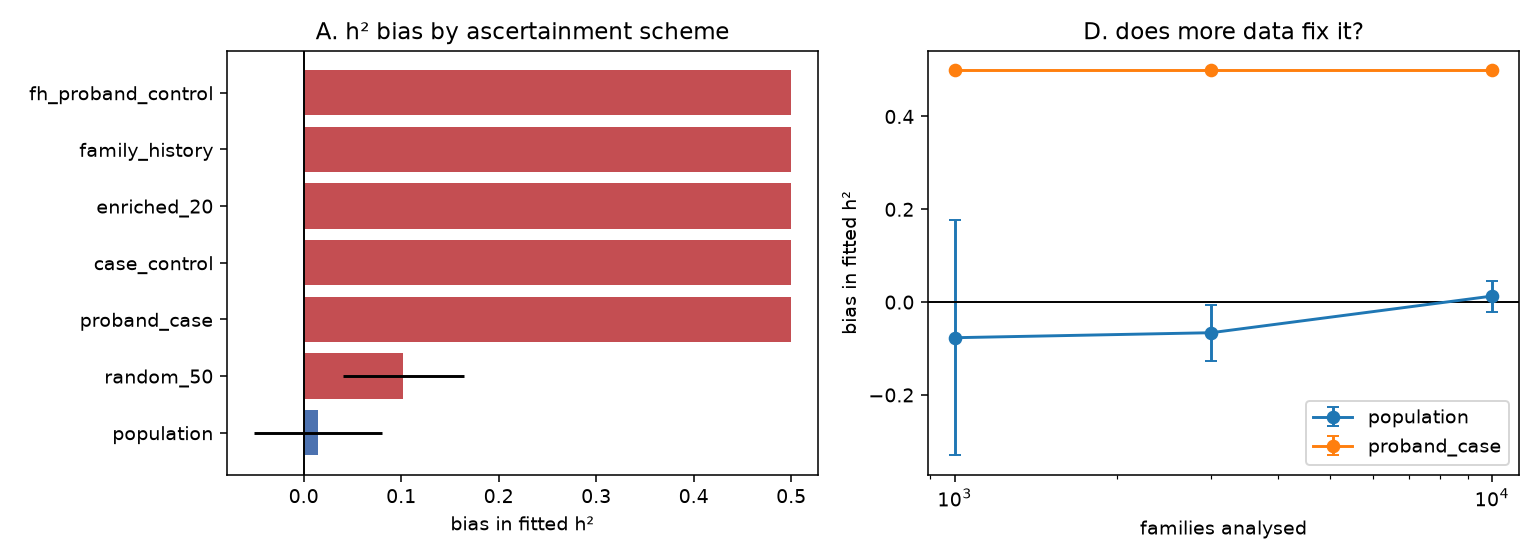

Source code (Python):
"""What ascertainment does to `fit_heritability`, `fit_variance_components` and `fit_genetic_correlation`.

Every other fitter benchmark here draws **unascertained population families**.
This one measures what the fitters do when that contract is violated -- the
evidence behind two 0.3.1 features, so read the arms as the justification for
them rather than as a description of current behaviour:

* `sampling="population"` used to be an honour system (a string check, not a
  data check), so an ascertained cohort fitted straight through. Arms A-F
  measure what it returned. They therefore run under `unguarded()`, since the
  check they motivated would now stop them.
* `sampling="ipw"` with per-family weights corrects the subset of designs whose
  inclusion probability is known and positive everywhere. Arm G measures that,
  and runs through the real gate.

Design. Each replicate draws a **population** of families under a known
liability-threshold model, applies one ascertainment scheme to choose which
families are analysed, and fits the selected subset. Only the selection rule
changes between arms: the generative model, the analysed sample size, the
thresholds and the fitter settings are held fixed, so the contrast is
attributable to ascertainment alone.

Schemes (selection is on the proband `o` unless stated):

  population          every family, no selection        -- the supported contract
  proband_case        affected proband                  -- classic family study
  case_control        50/50 affected/unaffected probands -- standard GWAS cohort
  enriched_20         20% affected probands             -- registry/biobank enrichment
  family_history      >= 1 affected member ANYWHERE     -- note this includes the
                      proband, so it is a strict superset of proband_case
  fh_proband_control  proband unaffected AND >= 1 affected relative -- the
                      contrast that isolates family-history selection, and the
                      design ltpred's own prediction path targets

Six arms:

  A. h2 recovery under every scheme (`fit_heritability`);
  B. A+C recovery under every scheme (`fit_variance_components`);
  C. r_g recovery (`research.advanced_fitting.fit_genetic_correlation`),
     ascertained on trait 1, which also asks whether a *cross-trait* estimand
     inherits the same bias as the within-trait ones;
  D. bias vs N for population and proband_case. This is the arm that decides
     whether ascertainment is a precision problem or an accuracy problem: a
     sampling-noise problem shrinks as 1/sqrt(N), a bias does not.
  E. the same cohort re-fitted at increasing n_iter AND from several starting
     values, to establish that a displaced estimate is a fixed point rather
     than an unfinished run. n_iter=1500 is amply sufficient at every N
     tested; the multi-start is the decisive half, because an ascertained fit
     reaches the ceiling even when started at h2_init=0.05 -- it climbs there
     from below rather than failing to leave.
  F. the Haseman-Elston moment evaluated directly on the selected families'
     TRUE liabilities, centered and uncentered. Arms A-D can only report
     "pinned at the clamp", which is one bit; this arm gives the uncensored
     magnitude of the selected sample's own moment and splits off the
     mean-shift term. It is a decomposition, NOT the cause -- see `_he_moment`
     for the true-h2=0 cell that refutes the causal reading.

Prevalence defaults to 0.05 rather than the 0.10 the other fitter benchmarks
use, because selection intensity -- and therefore the distortion -- grows as the
disease gets rarer. `--prev` sets it (one value per run; re-run to compare).
Note `case_control`/`enriched_20` can only raise the case share, so a target
below the population prevalence is unreachable and the run says so.

Ground truth is the simulator's own components: h2 is a property of the
population the model defines, and ascertainment changes the sampling
distribution rather than that parameter, so the population value stays the
defensible target under every scheme. Uncertainty is the across-replicate SD
with its own chi-square interval. Two different saturation detectors are
reported because the two fitters pin differently: `boundary_frac` for the
elementwise [eps, 1-eps] clamp (`fit_heritability`), and an exhausted residual
for the simplex renormalisation (`fit_variance_components`) -- see `_saturated`.

The population arm is the control, not a claim of exactness: the fitter carries
its own small bias at these settings, which is why every conclusion below is a
contrast against that arm rather than against zero.

    python benchmarks/bench_ascertainment.py --quick
    python benchmarks/bench_ascertainment.py --reps 10 --n-fam 10000
Writes bench_ascertainment.csv (+ .png if matplotlib is present).
"""

import os
import csv
import sys
import time
import argparse

import contextlib

import numpy as np

from _common import get_plt, sd_ci
from ltpred.covariance import (construct_covmat_multi, correct_positive_definite,
                               get_relatedness)
from ltpred.family import Family, Member
import ltpred.fit as _fit_mod
from ltpred.fit import (_component_matrix, fit_heritability,
                        fit_variance_components)
from ltpred.thresholds import liability_threshold

sys.path.insert(0, os.path.dirname(os.path.dirname(os.path.abspath(__file__))))
import research.advanced_fitting as _af_mod  # noqa: E402
from research.advanced_fitting import fit_genetic_correlation  # noqa: E402

HERE = os.path.dirname(os.path.abspath(__file__))

# `o` is included so there is a proband to ascertain on. Structures are
# sib-rich where C has to be identified (C loads on the full-sib excess).
STRUCTURES = {
    "nuclear": ["o", "m", "f", "s1"],
    "sibship": ["o", "m", "f", "s1", "s2", "s3"],
    "extended": ["o", "m", "f", "s1", "s2", "mgm", "mgf", "pgm", "pgf"],
}

SCHEMES = ("population", "random_50", "proband_case", "case_control",
           "enriched_20", "family_history", "fh_proband_control")

# The case share each enrichment scheme is named for. Only reachable when the
# population prevalence is below it (the schemes thin controls, never cases).
TARGET_CASE_FRAC = {"case_control": 0.5, "enriched_20": 0.2}

# fit_heritability/fit_variance_components clamp to [eps, 1-eps]; a replicate
# within this of either end is reported as pinned rather than estimated.
_EPS = 1e-4
_BOUNDARY_TOL = 1e-3


def _at_boundary(values):
    """Fraction of estimates pinned at the fitter's elementwise [eps, 1-eps] clamp.

    Correct for `fit_heritability`, whose single `h2_hat` is clipped elementwise
    (ltpred/fit.py). See :func:`_saturated` for why it is the WRONG detector for
    the multi-component fit.
    """
    v = np.asarray(values, dtype=float)
    return float(np.mean((v <= _EPS + _BOUNDARY_TOL) | (v >= 1.0 - _EPS - _BOUNDARY_TOL)))


def _saturated(residuals):
    """Fraction of multi-component fits that used up the whole liability variance.

    `fit_variance_components` does not stop at the elementwise clamp: after
    clipping it renormalises onto the simplex when the components would sum past
    `1 - eps`. A runaway fit therefore does **not** sit at `1 - eps` per
    component -- it lands wherever the raw Haseman-Elston solution's *ratio* puts
    it, with the residual squeezed to the floor. Measured under `proband_case`:
    A = 0.5000, C = 0.5000, residual = 0.000100, which `_at_boundary` scores as
    perfectly healthy. The residual is the quantity that actually pins, so it is
    what this checks.
    """
    r = np.asarray(residuals, dtype=float)
    return float(np.mean(r <= _EPS + _BOUNDARY_TOL))


# Data and fitter seeds must not collide: both route to np.random.default_rng, so
# a shared value seeds the augmentation sampler with the very stream that drew
# the liabilities. Arms get disjoint blocks so a cell that appears in two arms
# (N=10,000 is in both A and D) is a fresh replicate, not a byte-identical rerun.
_ARM_OFFSET = {"h2": 0, "ac": 1_000_000, "rg": 2_000_000, "scale": 3_000_000,
               "converge": 4_000_000, "mechanism": 0, "ipw": 5_000_000,
               "dose": 6_000_000, "lee": 7_000_000}


def _seeds(base_seed, arm, rep):
    """`(data_seed, fit_seed)` -- disjoint streams per arm and replicate."""
    base = base_seed + _ARM_OFFSET[arm]
    return base + 1000 * rep, base + 500_000 + rep


def _component_cov(roles, props):
    """Family liability covariance `sum_c props[c] K_c + e2 I` (unit diagonal)."""
    n = len(roles)
    total = sum(props.values())
    if total > 1.0:
        raise ValueError("component proportions exceed 1")
    Sig = (1.0 - total) * np.eye(n)
    for comp, v in props.items():
        if v > 0:
            Sig = Sig + v * _component_matrix(roles, comp)
    Sig, _ = correct_positive_definite(Sig)
    return Sig


def _select(status, roles, scheme, rng):
    """Boolean mask of families this scheme would analyse.

    `status` is `(n_draw, len(roles))` observed case/control. Selection is on the
    proband except for `family_history`. `case_control` and `enriched_20` return
    a mask whose case share is only approximately right per chunk; the caller
    accumulates to the requested count, which is what fixes the realised share.
    """
    o = roles.index("o")
    proband = status[:, o]
    if scheme == "population":
        return np.ones(status.shape[0], dtype=bool)
    if scheme == "random_50":
        # NEGATIVE CONTROL: selects half the population, but independently of
        # phenotype. It exercises the identical chunked accept/reject path,
        # acceptance-rate-driven redraw and sel[:needed] truncation as the
        # phenotype-selected schemes, differing only in what selection depends
        # on. If those mechanics were themselves introducing the artefact this
        # arm would show it too; it must recover h2.
        return rng.random(status.shape[0]) < 0.5
    if scheme == "proband_case":
        return proband
    if scheme == "family_history":
        # NB this includes the proband, so it is a strict SUPERSET of
        # proband_case and is dominated by it in small families. Kept because it
        # is what "ascertained on family history" usually means in practice.
        return status.any(axis=1)
    if scheme == "fh_proband_control":
        # The informative contrast: proband UNAFFECTED but at least one relative
        # affected. This isolates selection on family history from selection on
        # the proband, and is the design ltpred's own prediction path targets
        # (omit/unbind `o`, score from relatives).
        rel = np.delete(status, o, axis=1)
        return (~proband) & rel.any(axis=1)
    if scheme in ("case_control", "enriched_20"):
        target_case_frac = TARGET_CASE_FRAC[scheme]
        # Keep every case; keep controls with the probability that makes the
        # retained case share equal the target. Sampling controls (rather than
        # discarding cases) keeps the case count -- the scarce resource -- intact.
        # NOTE this can only *raise* the case share, so the target is
        # unreachable once population prevalence already exceeds it: at K=0.30,
        # enriched_20 realises 0.299, not 0.200. Harmless at the default K=0.05
        # (verified 0.200 through K=0.20), but silent, so `simulate_ascertained`
        # records the realised share and main() refuses to mislabel a run.
        n_case = int(proband.sum())
        if n_case == 0:
            return np.zeros(status.shape[0], dtype=bool)
        want_control = n_case * (1.0 - target_case_frac) / target_case_frac
        n_control = int((~proband).sum())
        if n_control == 0:
            return proband
        keep_p = min(1.0, want_control / n_control)
        mask = proband.copy()
        ctrl = np.flatnonzero(~proband)
        mask[ctrl[rng.random(ctrl.size) < keep_p]] = True
        return mask
    raise ValueError(f"unknown scheme {scheme!r}")


def _build_families(status, roles, threshold, offset=0):
    """Case/control interval families -- one common threshold, as the fitters require."""
    fams = []
    for i in range(status.shape[0]):
        members = [Member(role=r,
                          lower=(threshold if status[i, j] else -np.inf),
                          upper=(np.inf if status[i, j] else threshold))
                   for j, r in enumerate(roles)]
        fams.append(Family(fam_id=offset + i, members=members))
    return fams


def simulate_ascertained(roles, props, n_fam, prev, scheme, seed, chunk=200_000,
                         max_draws=40_000_000, return_liab=False):
    """`n_fam` families under `scheme`, drawn from a population of the same model.

    Liabilities are drawn and thresholded in bulk and only the *selected* rows
    become `Family` objects, so a scheme keeping 5% of the population costs 20x
    the draws but not 20x the Python objects.

    Returns `(families, stats)` with

      accept_rate  fraction of drawn population families the scheme analyses --
                   the selection intensity, 1.0 for `population`. Measured from
                   the masks, not from `n_fam / n_drawn`, which would just
                   report the chunk size.
      case_frac    realised affected-proband share of the analysed sample. This
                   is the quantity `case_control` / `enriched_20` are *named*
                   for, and the only way to see that a target was met: the
                   schemes can raise the case share but never lower it, so a
                   target below the population prevalence is silently
                   unreachable.
      target_met   None when the scheme has no target, else whether `case_frac`
                   landed within 0.02 of it.
    """
    rng = np.random.default_rng(seed)
    Sig = _component_cov(roles, props)
    t = float(liability_threshold(prev))
    mean = np.zeros(len(roles))
    o_col = roles.index("o")

    kept, kept_liab, n_kept, n_drawn, n_eligible = [], [], 0, 0, 0
    accept_est = 1.0
    while n_kept < n_fam:
        if n_drawn >= max_draws:
            raise RuntimeError(
                f"scheme {scheme!r} at prev={prev} kept only {n_kept}/{n_fam} "
                f"families in {n_drawn} draws")
        # draw roughly what is still needed, inflated by the observed acceptance
        # rate so a rare scheme does not crawl and `population` does not
        # over-draw by an order of magnitude
        needed = n_fam - n_kept
        take = int(min(chunk, max(1024, needed / max(accept_est, 1e-3) * 1.3)))
        liab = rng.multivariate_normal(mean, Sig, size=take)
        status = liab > t
        mask = _select(status, roles, scheme, rng)
        n_drawn += take
        n_eligible += int(mask.sum())
        accept_est = max(n_eligible / n_drawn, 1e-4)
        sel = status[mask][:needed]
        if sel.shape[0] == 0:
            continue
        kept.append(sel)
        if return_liab:
            kept_liab.append(liab[mask][:needed])
        n_kept += sel.shape[0]
    status = np.concatenate(kept, axis=0)
    liab = np.concatenate(kept_liab, axis=0) if return_liab else None
    case_frac = float(status[:, o_col].mean())
    target = TARGET_CASE_FRAC.get(scheme)
    stats = dict(accept_rate=n_eligible / n_drawn, case_frac=case_frac,
                 target_case_frac=target,
                 target_met=None if target is None else abs(case_frac - target) <= 0.02,
                 liab=liab)
    return _build_families(status, roles, t), stats


def simulate_ascertained_multi(roles, h2_vec, rg, rp, n_fam, prev, scheme, seed,
                               chunk=100_000, max_draws=40_000_000):
    """Two-trait counterpart; ascertainment is on **trait 1**'s proband status."""
    rng = np.random.default_rng(seed)
    P = len(h2_vec)
    rg_m = np.array([[1.0, rg], [rg, 1.0]])
    rp_m = np.array([[1.0, rp], [rp, 1.0]])
    cov = construct_covmat_multi(fam_vec=roles, add_ind=True, genetic_corrmat=rg_m,
                                 full_corrmat=rp_m, h2_vec=h2_vec)
    Sig, _ = correct_positive_definite(cov.matrix)
    all_roles = cov.roles
    k = len(all_roles) // P
    # Each per-trait block LEADS with the latent genetic liability `g`, whose
    # variance is h2, not 1. Thresholding that column at `t` would invent a
    # spurious "affected" indicator, which `family_history` (an any-member rule)
    # would then select on. Drop it before thresholding, so both the selection
    # and the emitted members see observed statuses only.
    fam_roles = all_roles[:k]
    obs = [r for r in fam_roles if r != "g"]
    obs_idx = np.array([fam_roles.index(r) for r in obs])
    t = float(liability_threshold(prev))
    mean = np.zeros(len(all_roles))
    o_col = obs.index("o")

    kept, n_kept, n_drawn, n_eligible = [], 0, 0, 0
    accept_est = 1.0
    while n_kept < n_fam:
        if n_drawn >= max_draws:
            raise RuntimeError(f"multi scheme {scheme!r} kept {n_kept}/{n_fam}")
        needed = n_fam - n_kept
        take = int(min(chunk, max(1024, needed / max(accept_est, 1e-3) * 1.3)))
        liab = rng.multivariate_normal(mean, Sig, size=take)
        # (n, P, len(obs)) observed status, latent g excluded; trait 1 selects
        status = np.stack([liab[:, p * k:(p + 1) * k][:, obs_idx] > t
                           for p in range(P)], axis=1)
        trait1 = status[:, 0, :]
        mask = _select(trait1, obs, scheme, rng)
        n_drawn += take
        n_eligible += int(mask.sum())
        accept_est = max(n_eligible / n_drawn, 1e-4)
        sel = status[mask][:needed]
        if sel.shape[0] == 0:
            continue
        kept.append(sel)
        n_kept += sel.shape[0]
    status = np.concatenate(kept, axis=0)

    fams = []
    for i in range(status.shape[0]):
        members = []
        for j, r in enumerate(obs):          # status columns are already obs-order
            lo = [t if status[i, p, j] else -np.inf for p in range(P)]
            hi = [np.inf if status[i, p, j] else t for p in range(P)]
            members.append(Member(role=r, lower=np.array(lo), upper=np.array(hi)))
        fams.append(Family(fam_id=i, members=members))
    case_frac = float(status[:, 0, o_col].mean())        # trait 1, proband
    target = TARGET_CASE_FRAC.get(scheme)
    stats = dict(accept_rate=n_eligible / n_drawn, case_frac=case_frac,
                 target_case_frac=target,
                 target_met=None if target is None else abs(case_frac - target) <= 0.02)
    return fams, stats


_TARGET_WARNED = set()


def _check_target(scheme, stats, args):
    """Refuse to mislabel a scheme that could not reach its named case share.

    `case_control` / `enriched_20` thin controls, so they can raise the case
    share but never lower it: a target below the population prevalence is
    silently unreachable (at K=0.30, `enriched_20` realises 0.299). Rather than
    write a row labelled `enriched_20` that is really `population`, say so once
    per scheme.
    """
    if stats.get("target_met") is False and scheme not in _TARGET_WARNED:
        _TARGET_WARNED.add(scheme)
        print(f"  !! {scheme}: target case share "
              f"{stats['target_case_frac']:.2f} unreachable at prev={args.prev} "
              f"-- realised {stats['case_frac']:.3f}. This row is NOT the "
              f"scheme it is named for; lower --prev below the target.")


@contextlib.contextmanager
def unguarded():
    """Disable the case-rate guard for the arms that exist to measure it.

    `sampling="population"` is now verified against the data
    (`ltpred.fit._assert_population_case_rate`), so the ascertained cells of
    arms A-D would raise -- which is the guard working. But the whole point of
    those arms is to record WHAT THE NUMBER WOULD HAVE BEEN without it, so they
    run with the check suppressed and say so. Arm G, which measures the IPW
    remedy, deliberately does NOT use this: it goes through the real gate.
    """
    # Patch EVERY module that holds a reference. research/advanced_fitting.py
    # does `from ltpred.fit import _assert_population_case_rate`, which binds
    # its own module-global; patching only ltpred.fit leaves that binding intact
    # and arm C still raises.
    targets = [_fit_mod, _af_mod]
    saved = [(m, m._assert_population_case_rate) for m in targets]
    for m in targets:
        m._assert_population_case_rate = lambda *a, **k: None
    try:
        yield
    finally:
        for m, fn in saved:
            m._assert_population_case_rate = fn


def _design_weights(scheme, status, o_col, prev):
    """1/inclusion-probability by design, or None where positivity fails.

    `case_control` / `enriched_20` keep every case and retain controls with
    probability `K(1-q)/(q(1-K))` for target case share `q`, so the weights are
    known exactly rather than estimated. Every other scheme drops an entire
    stratum (no unaffected proband, or no unaffected family), giving that
    stratum inclusion probability zero -- IPW is undefined, not merely noisy.
    """
    q = TARGET_CASE_FRAC.get(scheme)
    if scheme in ("population", "random_50"):
        return np.ones(status.shape[0])          # constant pi: weights cancel
    if q is None:
        return None
    keep_p = prev * (1.0 - q) / (q * (1.0 - prev))
    return np.where(status[:, o_col], 1.0, 1.0 / keep_p)


def _fit_kwargs(n_iter, burn_in):
    # eps is passed explicitly: _EPS/_at_boundary/_saturated encode the clamp
    # location, so relying on the fitter default would let a change there
    # silently invalidate every boundary column in the CSV.
    return dict(n_iter=n_iter, burn_in=burn_in, sampling="population", eps=_EPS)


def arm_h2(args, rows):
    """Arm A -- h2 under every scheme."""
    print("\n=== A. h2 recovery by ascertainment scheme ===")
    print(f"{'structure':>10} {'scheme':>15} {'fitted':>8} {'bias':>8} "
          f"{'SD':>7} {'bnd':>5} {'sel':>7} {'case%':>7}")
    for struct in args.structures:
        roles = STRUCTURES[struct]
        for scheme in args.schemes:
            fitted, intens, cfrac = [], [], []
            for r in range(args.reps):
                data_seed, fit_seed = _seeds(args.seed, "h2", r)
                fams, st = simulate_ascertained(
                    roles, {"A": args.h2}, args.n_fam, args.prev, scheme,
                    seed=data_seed)
                _check_target(scheme, st, args)
                with unguarded():
                    res = fit_heritability(fams, seed=fit_seed,
                                           **_fit_kwargs(args.n_iter, args.burn_in))
                fitted.append(res.h2)
                intens.append(st["accept_rate"])
                cfrac.append(st["case_frac"])
            fitted = np.asarray(fitted)
            sd = float(fitted.std(ddof=1)) if args.reps > 1 else float("nan")
            lo, hi = sd_ci(sd, args.reps) if args.reps > 1 else (np.nan, np.nan)
            bnd = _at_boundary(fitted)
            print(f"{struct:>10} {scheme:>15} {fitted.mean():8.3f} "
                  f"{fitted.mean() - args.h2:+8.3f} {sd:7.3f} {bnd:5.2f} "
                  f"{np.mean(intens):7.3f} {np.mean(cfrac):7.3f}")
            rows.append(dict(arm="h2", structure=struct, scheme=scheme,
                             n_fam=args.n_fam, prev=args.prev, reps=args.reps,
                             target="h2", truth=args.h2,
                             fitted_mean=fitted.mean(),
                             bias=fitted.mean() - args.h2, sd=sd,
                             sd_lo=lo, sd_hi=hi, boundary_frac=bnd,
                             selection_frac=float(np.mean(intens)),
                             case_frac=float(np.mean(cfrac))))


def arm_ac(args, rows):
    """Arm B -- A and C together under every scheme."""
    print("\n=== B. A+C recovery by ascertainment scheme ===")
    print(f"{'scheme':>15} {'A':>8} {'biasA':>8} {'sdA':>7} "
          f"{'C':>8} {'biasC':>8} {'sdC':>7} {'resid':>8} {'sat':>5}")
    roles = STRUCTURES["sibship"]
    props = {"A": args.a2, "C": args.c2}
    for scheme in args.schemes:
        fa, fc, resid = [], [], []
        for r in range(args.reps):
            data_seed, fit_seed = _seeds(args.seed, "ac", r)
            fams, st = simulate_ascertained(roles, props, args.n_fam, args.prev,
                                            scheme, seed=data_seed)
            _check_target(scheme, st, args)
            with unguarded():
                res = fit_variance_components(fams, ("A", "C"), seed=fit_seed,
                                              **_fit_kwargs(args.n_iter, args.burn_in))
            fa.append(res.components["A"])
            fc.append(res.components["C"])
            resid.append(res.residual)
        fa, fc, resid = np.asarray(fa), np.asarray(fc), np.asarray(resid)
        sda = float(fa.std(ddof=1)) if args.reps > 1 else float("nan")
        sdc = float(fc.std(ddof=1)) if args.reps > 1 else float("nan")
        # NOT _at_boundary: the multi-component update renormalises onto the
        # simplex, so a runaway fit shows up as an exhausted residual, not as a
        # component sitting at 1-eps (see _saturated).
        sat = _saturated(resid)
        print(f"{scheme:>15} {fa.mean():8.3f} {fa.mean() - args.a2:+8.3f} {sda:7.3f} "
              f"{fc.mean():8.3f} {fc.mean() - args.c2:+8.3f} {sdc:7.3f} "
              f"{resid.mean():8.4f} {sat:5.2f}")
        for name, vals, truth, sd in (("A", fa, args.a2, sda), ("C", fc, args.c2, sdc)):
            lo, hi = sd_ci(sd, args.reps) if args.reps > 1 else (np.nan, np.nan)
            rows.append(dict(arm="AC", structure="sibship", scheme=scheme,
                             n_fam=args.n_fam, prev=args.prev, reps=args.reps,
                             target=name, truth=truth, fitted_mean=vals.mean(),
                             bias=vals.mean() - truth, sd=sd, sd_lo=lo, sd_hi=hi,
                             boundary_frac=sat, selection_frac=np.nan,
                             case_frac=np.nan, residual=float(resid.mean())))


def arm_rg(args, rows):
    """Arm C -- genetic correlation, ascertained on trait 1."""
    print("\n=== C. r_g recovery (ascertained on trait 1) ===")
    print(f"{'scheme':>15} {'r_g':>8} {'bias':>8} {'SD':>7} "
          f"{'h2_1':>7} {'h2_2':>7} {'h2pin':>6}")
    roles = STRUCTURES["nuclear"]
    h2_vec = np.array([args.h2, args.h2])
    for scheme in args.rg_schemes:
        rg_hat, h1, h2_ = [], [], []
        for r in range(args.reps):
            data_seed, fit_seed = _seeds(args.seed, "rg", r)
            fams, st = simulate_ascertained_multi(
                roles, h2_vec, args.rg, args.rp, args.n_fam, args.prev, scheme,
                seed=data_seed)
            _check_target(scheme, st, args)
            with unguarded():
                res = fit_genetic_correlation(fams, seed=fit_seed,
                                              **_fit_kwargs(args.n_iter, args.burn_in))
            rg_hat.append(float(res.rg[0, 1]))
            h1.append(float(res.h2[0]))
            h2_.append(float(res.h2[1]))
        rg_hat = np.asarray(rg_hat)
        sd = float(rg_hat.std(ddof=1)) if args.reps > 1 else float("nan")
        lo, hi = sd_ci(sd, args.reps) if args.reps > 1 else (np.nan, np.nan)
        # rg = G / sqrt(h2_1 h2_2): if the per-trait h2 have run to the clamp
        # the ratio is mechanically squeezed toward a finite value, so a small
        # |bias| in rg means nothing without knowing whether its denominators
        # are pinned. Report that fraction next to it.
        pin = max(_at_boundary(h1), _at_boundary(h2_))
        print(f"{scheme:>15} {rg_hat.mean():8.3f} {rg_hat.mean() - args.rg:+8.3f} "
              f"{sd:7.3f} {np.mean(h1):7.3f} {np.mean(h2_):7.3f} {pin:6.2f}")
        rows.append(dict(arm="rg", structure="nuclear", scheme=scheme,
                         n_fam=args.n_fam, prev=args.prev, reps=args.reps,
                         target="rg", truth=args.rg, fitted_mean=rg_hat.mean(),
                         bias=rg_hat.mean() - args.rg, sd=sd, sd_lo=lo, sd_hi=hi,
                         boundary_frac=pin, selection_frac=np.nan,
                         case_frac=float(st["case_frac"])))
        for name, vals in (("rg_h2_trait1", h1), ("rg_h2_trait2", h2_)):
            vals = np.asarray(vals)
            rows.append(dict(arm="rg", structure="nuclear", scheme=scheme,
                             n_fam=args.n_fam, prev=args.prev, reps=args.reps,
                             target=name, truth=args.h2, fitted_mean=vals.mean(),
                             bias=vals.mean() - args.h2,
                             sd=float(vals.std(ddof=1)) if args.reps > 1 else np.nan,
                             sd_lo=np.nan, sd_hi=np.nan,
                             boundary_frac=_at_boundary(vals),
                             selection_frac=np.nan))


def arm_scale(args, rows):
    """Arm D -- does the distortion shrink with N? (bias vs sampling noise)"""
    print("\n=== D. bias vs N: does more data fix it? ===")
    print(f"{'scheme':>15} {'N':>7} {'fitted':>8} {'bias':>8} {'SD':>7}")
    roles = STRUCTURES["nuclear"]
    for scheme in ("population", "proband_case"):
        for n_fam in args.scale_n:
            fitted = []
            for r in range(args.scale_reps):
                # offset by n_fam too: without it the N=10,000 cell would reuse
                # arm A's exact liabilities and fitter stream, and look like
                # independent corroboration of a number it merely copied
                data_seed, fit_seed = _seeds(args.seed + n_fam, "scale", r)
                fams, _st = simulate_ascertained(roles, {"A": args.h2}, n_fam,
                                                 args.prev, scheme,
                                                 seed=data_seed)
                with unguarded():
                    res = fit_heritability(fams, seed=fit_seed,
                                           **_fit_kwargs(args.n_iter, args.burn_in))
                fitted.append(res.h2)
            fitted = np.asarray(fitted)
            sd = float(fitted.std(ddof=1)) if args.scale_reps > 1 else float("nan")
            print(f"{scheme:>15} {n_fam:7d} {fitted.mean():8.3f} "
                  f"{fitted.mean() - args.h2:+8.3f} {sd:7.3f}")
            rows.append(dict(arm="scale", structure="nuclear", scheme=scheme,
                             n_fam=n_fam, prev=args.prev, reps=args.scale_reps,
                             target="h2", truth=args.h2, fitted_mean=fitted.mean(),
                             bias=fitted.mean() - args.h2, sd=sd,
                             sd_lo=np.nan, sd_hi=np.nan, boundary_frac=_at_boundary(fitted),
                             selection_frac=np.nan))


def arm_converge(args, rows):
    """Arm E -- is the distortion bias, or just an unconverged fixed point?

    The damped Haseman-Elston iteration is a stochastic fixed point, so an
    estimate far from the truth has two possible explanations: the fixed point
    is in the wrong place (bias), or the run stopped before reaching it
    (non-convergence). They are trivially confusable -- a pilot at n_iter=200
    gave even the *population* arm a -0.26 "bias" that was purely the latter.
    This arm separates them by re-fitting the same cohort at increasing n_iter
    and reporting the slope of the last 200 trace iterates: a converged fixed
    point has a flat tail wherever it sits.
    """
    print("\n=== E. bias or non-convergence? ===")
    print(f"{'scheme':>15} {'n_iter':>7} {'h2':>8} {'tail slope':>12}")
    roles = STRUCTURES["nuclear"]
    for scheme in ("population", "proband_case"):
        data_seed, fit_seed = _seeds(args.seed, "converge", 0)
        fams, _st = simulate_ascertained(roles, {"A": args.h2}, args.n_fam,
                                         args.prev, scheme, seed=data_seed)
        for n_iter in args.converge_iters:
            with unguarded():
                res = fit_heritability(fams, n_iter=n_iter, burn_in=n_iter // 3,
                                       seed=fit_seed,
                                   **{k: v for k, v in
                                      _fit_kwargs(n_iter, n_iter // 3).items()
                                      if k not in ("n_iter", "burn_in")})
            # last third of the trace, scaled by its own length: a fixed x200
            # over a short --quick run would extrapolate a slope across a window
            # that never existed (and would include burn-in)
            tail = res.trace[-max(20, res.trace.size // 3):]
            slope = float(np.polyfit(np.arange(tail.size), tail, 1)[0] * tail.size)
            print(f"{scheme:>15} {n_iter:7d} {res.h2:8.4f} {slope:+12.2e}")
            rows.append(dict(arm="converge", structure="nuclear", scheme=scheme,
                             n_fam=args.n_fam, prev=args.prev, reps=1,
                             target=f"h2@n_iter={n_iter}", truth=args.h2,
                             fitted_mean=res.h2, bias=res.h2 - args.h2,
                             sd=np.nan, sd_lo=np.nan, sd_hi=np.nan,
                             boundary_frac=_at_boundary([res.h2]),
                             selection_frac=np.nan, trace_tail_slope=slope))

        # A flat tail proves only that the iteration stopped moving, which a
        # wrong-but-stable value also does. Approaching the same estimate from
        # both above and below is the discriminating evidence.
        starts = []
        for h2_init in args.converge_starts:
            with unguarded():
                res = fit_heritability(fams, n_iter=args.n_iter,
                                       burn_in=args.burn_in, h2_init=h2_init,
                                       seed=fit_seed,
                                   **{k: v for k, v in
                                      _fit_kwargs(args.n_iter, args.burn_in).items()
                                      if k not in ("n_iter", "burn_in")})
            starts.append(res.h2)
            rows.append(dict(arm="converge", structure="nuclear", scheme=scheme,
                             n_fam=args.n_fam, prev=args.prev, reps=1,
                             target=f"h2@init={h2_init}", truth=args.h2,
                             fitted_mean=res.h2, bias=res.h2 - args.h2,
                             sd=np.nan, sd_lo=np.nan, sd_hi=np.nan,
                             boundary_frac=_at_boundary([res.h2]),
                             selection_frac=np.nan, trace_tail_slope=np.nan))
        spread = float(np.max(starts) - np.min(starts))
        print(f"{scheme:>15} {'multi':>7} "
              + " ".join(f"{v:.4f}" for v in starts)
              + f"   (spread {spread:.1e} over h2_init "
              + "/".join(str(x) for x in args.converge_starts) + ")")


def _he_moment(liab, roles, centered):
    """The Haseman-Elston ratio the fitter targets, evaluated on true liabilities.

    `sum_pairs A_ij l_i l_j / sum_pairs A_ij^2` -- exactly the update in
    ltpred/fit.py, but computed on the *simulated* liabilities of the selected
    families instead of augmented draws. Two things this buys that the fitted
    number cannot:

    1. **A magnitude.** The fitter clamps to `1 - eps`, so every ascertained
       scheme reports 0.9999 and the CSV carries one bit ("pinned") rather than
       how far past the truth the selected sample's own moment sits. This
       statistic is uncensored.
    2. **A decomposition.** fit.py regresses *raw* products, so under selection,
       where E[l] != 0 within the selected families,
       `E[l_i l_j] = Cov_ij + mu_i mu_j`. Re-running with `centered=True`
       removes exactly the `mu_i mu_j` term, separating the mean shift from
       the rest.

    **This is NOT the cause of the runaway, and must not be reported as one.**
    The fitter never sees these liabilities; it sees truncated-MVN draws
    conditional on the selected status pattern at the current h2. The refuting
    cell is true h2 = 0: every ascertained scheme still fits to 0.9999 while
    this statistic sits at ~0 (proband_case +0.006) or negative
    (family_history -0.107, and -0.562 once centered, i.e. centering makes it
    worse). The runaway is augmentation feedback -- under proband_case every
    augmented proband is redrawn above threshold, relatives are pulled with it,
    and the cross-products stay positive whatever the truth -- which this
    complete-data statistic cannot see. Run `--h2 0` to reproduce.

    Only pairs with a nonzero relationship contribute -- the same filter fit.py
    applies (`abs(A_ij) > 1e-12`), so genetically unrelated mates never enter.
    """
    A = np.array([[get_relatedness(a, b, 1.0) for b in roles] for a in roles])
    pairs = [(i, j, A[i, j]) for i in range(len(roles))
             for j in range(i + 1, len(roles)) if abs(A[i, j]) > 1e-12]
    sxx = sum(a * a for _, _, a in pairs)
    x = liab - liab.mean(axis=0) if centered else liab
    sxy = sum(a * float(x[:, i] @ x[:, j]) for i, j, a in pairs)
    return sxy / (sxx * x.shape[0])


def arm_mechanism(args, rows):
    """Arm F -- how wrong, and why.

    The fitted arms can only say "pinned at the clamp". This one reports the
    uncensored target and splits it into a mean-shift component and the rest.
    No sampler runs here, so it is nearly free and is not confounded with
    augmentation or damping.
    """
    print("\n=== F. how wrong, and why (HE moment on true liabilities) ===")
    print(f"{'structure':>10} {'scheme':>19} {'uncentered':>11} {'centered':>9} "
          f"{'x truth':>8}")
    for struct in args.structures:
        roles = STRUCTURES[struct]
        for scheme in args.schemes:
            unc, cen = [], []
            for r in range(args.reps):
                data_seed, _ = _seeds(args.seed, "h2", r)
                _f, st = simulate_ascertained(
                    roles, {"A": args.h2}, args.n_fam, args.prev, scheme,
                    seed=data_seed, return_liab=True)
                unc.append(_he_moment(st["liab"], roles, centered=False))
                cen.append(_he_moment(st["liab"], roles, centered=True))
            unc, cen = np.asarray(unc), np.asarray(cen)
            # the ratio is meaningless at the h2=0 cell (and that cell is
            # exactly where this arm is most informative), so print the
            # absolute moment there instead of dividing by zero
            ratio = (f"{unc.mean() / args.h2:8.2f}" if args.h2 > 0
                     else f"{'--':>8}")
            print(f"{struct:>10} {scheme:>19} {unc.mean():11.3f} {cen.mean():9.3f} " + ratio)
            rows.append(dict(arm="mechanism", structure=struct, scheme=scheme,
                             n_fam=args.n_fam, prev=args.prev, reps=args.reps,
                             target="he_moment", truth=args.h2,
                             fitted_mean=unc.mean(),
                             bias=unc.mean() - args.h2,
                             sd=float(unc.std(ddof=1)) if args.reps > 1 else np.nan,
                             sd_lo=np.nan, sd_hi=np.nan, boundary_frac=np.nan,
                             selection_frac=np.nan,
                             he_uncentered=unc.mean(), he_centered=cen.mean()))


def arm_ipw(args, rows):
    """Arm G -- does inverse-probability weighting undo the damage?

    The augmentation for a GIVEN family with GIVEN statuses is already the right
    conditional distribution; what selection breaks is the *mix* of families.
    That is what IPW repairs, so it is a better-matched remedy than a scale
    transform. This arm runs the real `sampling="ipw"` path -- no `unguarded()`
    -- so it also exercises the weighted marginal-calibration screen.

    Reported per scheme: the unweighted fit (what arms A-D measure), the IPW
    fit, and both across-replicate SDs, because the standard objection to IPW is
    efficiency rather than bias and the weights here reach 19x.
    """
    print("\n=== G. does IPW fix it? ===")
    print(f"{'scheme':>19} {'maxw':>6} {'unweighted':>11} {'IPW':>8} {'bias':>8} "
          f"{'SD(unw)':>8} {'SD(ipw)':>8}")
    roles = STRUCTURES["nuclear"]
    o_col = roles.index("o")
    for scheme in args.schemes:
        unw, ipw, maxw, blocked = [], [], 0.0, False
        for r in range(args.reps):
            data_seed, fit_seed = _seeds(args.seed, "ipw", r)
            props = {"A": args.h2} if args.h2 > 0 else {}
            fams, _st = simulate_ascertained(roles, props, args.n_fam, args.prev,
                                             scheme, seed=data_seed)
            status = np.array([[np.isfinite(m.lower) for m in f.members]
                               for f in fams])
            w = _design_weights(scheme, status, o_col, args.prev)
            with unguarded():
                unw.append(fit_heritability(
                    fams, seed=fit_seed,
                    **_fit_kwargs(args.n_iter, args.burn_in)).h2)
            if w is None:
                blocked = True
                continue
            maxw = max(maxw, float(w.max()))
            # the REAL gate: sampling="ipw" re-runs the case-rate check on the
            # weighted counts, so a positivity failure still raises here
            try:
                ipw.append(fit_heritability(
                    fams, seed=fit_seed, weights=w,
                    **{k: v for k, v in
                       _fit_kwargs(args.n_iter, args.burn_in).items()
                       if k != "sampling"}, sampling="ipw").h2)
            except ValueError:
                blocked = True
                break
        unw = np.asarray(unw)
        sd_u = float(unw.std(ddof=1)) if len(unw) > 1 else float("nan")
        if blocked or not ipw:
            print(f"{scheme:>19} {'--':>6} {unw.mean():11.3f} {'--':>8} {'--':>8} "
                  f"{sd_u:8.3f} {'--':>8}   positivity fails: IPW undefined")
            rows.append(dict(arm="ipw", structure="nuclear", scheme=scheme,
                             n_fam=args.n_fam, prev=args.prev, reps=args.reps,
                             target="ipw_undefined", truth=args.h2,
                             fitted_mean=unw.mean(), bias=unw.mean() - args.h2,
                             sd=sd_u, sd_lo=np.nan, sd_hi=np.nan,
                             boundary_frac=np.nan, selection_frac=np.nan))
            continue
        ipw = np.asarray(ipw)
        sd_i = float(ipw.std(ddof=1)) if len(ipw) > 1 else float("nan")
        print(f"{scheme:>19} {maxw:6.1f} {unw.mean():11.3f} {ipw.mean():8.3f} "
              f"{ipw.mean() - args.h2:+8.3f} {sd_u:8.3f} {sd_i:8.3f}")
        rows.append(dict(arm="ipw", structure="nuclear", scheme=scheme,
                         n_fam=args.n_fam, prev=args.prev, reps=args.reps,
                         target="h2_ipw", truth=args.h2, fitted_mean=ipw.mean(),
                         bias=ipw.mean() - args.h2, sd=sd_i,
                         sd_lo=np.nan, sd_hi=np.nan, boundary_frac=np.nan,
                         selection_frac=np.nan, max_weight=maxw,
                         unweighted_mean=unw.mean(), unweighted_sd=sd_u))


def _sample_at_case_share(roles, props, n_fam, prev, target, seed):
    """`n_fam` families whose proband case share is `target` (keep all cases,
    thin controls). Separate from `_select` because the dose-response needs the
    share as a swept parameter rather than one of the two named schemes."""
    rng = np.random.default_rng(seed)
    Sig = _component_cov(roles, props)
    t = float(liability_threshold(prev))
    o = roles.index("o")
    kept, n = [], 0
    while n < n_fam:
        st = rng.multivariate_normal(np.zeros(len(roles)), Sig, size=200_000) > t
        pro = st[:, o]
        n_case, n_ctrl = int(pro.sum()), int((~pro).sum())
        if n_case == 0 or n_ctrl == 0:
            continue
        want = n_case * (1.0 - target) / target
        mask = pro.copy()
        ctrl = np.flatnonzero(~pro)
        mask[ctrl[rng.random(ctrl.size) < min(1.0, want / n_ctrl)]] = True
        kept.append(st[mask])
        n += int(mask.sum())
    st = np.concatenate(kept)[:n_fam]
    return _build_families(st, roles, t), float(st[:, o].mean())


def arm_dose(args, rows):
    """Arm H -- how much enrichment does it take?

    The schemes in arms A-G are fixed designs; this sweeps the realised case
    share continuously against the assumed prevalence, which is what calibrates
    the case-rate guard's tolerance in ltpred.fit. Previously computed ad hoc;
    it is an arm so the numbers have an artifact behind them.
    """
    print("\n=== H. enrichment dose-response ===")
    print(f"{'target':>7} {'realised':>9} {'enrich':>7} {'fitted h2':>10} {'bias':>8} {'SD':>7}")
    roles = STRUCTURES["nuclear"]
    for target in args.dose_targets:
        fits, shares = [], []
        for r in range(args.dose_reps):
            data_seed, fit_seed = _seeds(args.seed, "dose", r)
            fams, share = _sample_at_case_share(
                roles, {"A": args.h2}, args.dose_n, args.prev, target,
                seed=data_seed + int(target * 1e6))
            with unguarded():
                fits.append(fit_heritability(
                    fams, seed=fit_seed,
                    **_fit_kwargs(args.n_iter, args.burn_in)).h2)
            shares.append(share)
        fits = np.asarray(fits)
        sd = float(fits.std(ddof=1)) if args.dose_reps > 1 else float("nan")
        enrich = float(np.mean(shares)) / args.prev
        print(f"{target:7.3f} {np.mean(shares):9.3f} {enrich:7.2f}x "
              f"{fits.mean():10.3f} {fits.mean() - args.h2:+8.3f} {sd:7.3f}")
        rows.append(dict(arm="dose", structure="nuclear", scheme=f"target_{target:g}",
                         n_fam=args.dose_n, prev=args.prev, reps=args.dose_reps,
                         target="h2", truth=args.h2, fitted_mean=fits.mean(),
                         bias=fits.mean() - args.h2, sd=sd, sd_lo=np.nan,
                         sd_hi=np.nan, boundary_frac=_at_boundary(fits),
                         selection_frac=np.nan, case_frac=float(np.mean(shares)),
                         enrichment=enrich))


def arm_specificity(args, rows):
    """Arm I -- does the case-rate guard fire on legitimate population data?

    Sensitivity is arm A's job; this is the other half, and the one that decides
    whether the guard is safe to ship. Each cell is an unascertained cohort that
    MUST pass.
    """
    print("\n=== I. guard specificity on population cohorts ===")
    print(f"{'N':>7} {'K':>6} {'cohorts':>8} {'false positives':>16}")
    from ltpred.simulate import simulate_under_LTM_single
    for n_fam, prev in args.spec_grid:
        fp = 0
        for r in range(args.spec_reps):
            sim = simulate_under_LTM_single(
                fam_vec=["m", "f", "s1", "s2"], h2=args.h2, n_sim=n_fam,
                pop_prev=prev, seed=args.seed + 7919 * r + int(prev * 1000))
            try:
                fit_heritability(sim.families, n_iter=120, burn_in=40,
                                 seed=args.seed + r, sampling="population")
            except ValueError:
                fp += 1
        print(f"{n_fam:7d} {prev:6.2f} {args.spec_reps:8d} {fp:16d}")
        rows.append(dict(arm="specificity", structure="nuclear",
                         scheme=f"K{prev:g}", n_fam=n_fam, prev=prev,
                         reps=args.spec_reps, target="false_positives",
                         truth=0.0, fitted_mean=float(fp), bias=float(fp),
                         sd=np.nan, sd_lo=np.nan, sd_hi=np.nan,
                         boundary_frac=np.nan, selection_frac=np.nan))


def _he_observed(status, roles):
    """Observed-scale HE: standardised 0/1 cross-products regressed on A."""
    A = np.array([[get_relatedness(a, b, 1.0) for b in roles] for a in roles])
    pairs = [(i, j, A[i, j]) for i in range(len(roles))
             for j in range(i + 1, len(roles)) if abs(A[i, j]) > 1e-12]
    sxx = sum(a * a for _, _, a in pairs)
    y = status.astype(float)
    sd = y.std(axis=0, ddof=0)
    if np.any(sd == 0):
        return float("nan")
    z = (y - y.mean(axis=0)) / sd
    return sum(a * float(z[:, i] @ z[:, j]) for i, j, a in pairs) / (sxx * z.shape[0])


def arm_lee(args, rows):
    """Arm J -- can a Lee et al. observed->liability factor rescue this instead?

    The obvious alternative to reweighting, and the one a reader will ask about.
    It targets a different (observed-scale) estimand, so the fair test is the
    full pipeline: observed-scale HE on the raw statuses, then
    `observed_to_liability_h2(K, P)`.
    """
    print("\n=== J. observed-scale HE + Lee et al. correction ===")
    print(f"{'scheme':>15} {'P(case)':>8} {'h2_obs':>8} {'+Lee':>8} {'bias':>8}")
    from ltpred.liability_scale import observed_to_liability_h2
    roles = STRUCTURES["nuclear"]
    o = roles.index("o")
    for scheme in args.lee_schemes:
        obs, lee, ps = [], [], []
        for r in range(args.reps):
            data_seed, _ = _seeds(args.seed, "lee", r)
            props = {"A": args.h2} if args.h2 > 0 else {}
            fams, _st = simulate_ascertained(roles, props, args.n_fam,
                                             args.prev, scheme, seed=data_seed)
            status = np.array([[np.isfinite(m.lower) for m in f.members]
                               for f in fams])
            p_case = float(status[:, o].mean())
            if not 0.0 < p_case < 1.0:      # Lee's factor needs P(1-P) > 0
                continue
            h2o = _he_observed(status, roles)
            obs.append(h2o)
            lee.append(float(observed_to_liability_h2(h2o, args.prev,
                                                      prop_cases=p_case)))
            ps.append(p_case)
        if not lee:
            print(f"{scheme:>15} {'--':>8} {'--':>8} {'--':>8} "
                  f"{'undefined: P(1-P) = 0':>8}")
            continue
        lee_a = np.asarray(lee)
        print(f"{scheme:>15} {np.mean(ps):8.3f} {np.mean(obs):8.3f} "
              f"{lee_a.mean():8.3f} {lee_a.mean() - args.h2:+8.3f}")
        rows.append(dict(arm="lee", structure="nuclear", scheme=scheme,
                         n_fam=args.n_fam, prev=args.prev, reps=len(lee),
                         target="h2_lee", truth=args.h2, fitted_mean=lee_a.mean(),
                         bias=lee_a.mean() - args.h2,
                         sd=float(lee_a.std(ddof=1)) if len(lee) > 1 else np.nan,
                         sd_lo=np.nan, sd_hi=np.nan, boundary_frac=np.nan,
                         selection_frac=np.nan, case_frac=float(np.mean(ps)),
                         he_uncentered=float(np.mean(obs))))


FIELDS = ["arm", "structure", "scheme", "n_fam", "prev", "reps", "target",
          "truth", "fitted_mean", "bias", "sd", "sd_lo", "sd_hi",
          "boundary_frac", "selection_frac", "case_frac", "residual",
          "he_uncentered", "he_centered", "trace_tail_slope",
          "max_weight", "unweighted_mean", "unweighted_sd", "enrichment"]


def write_csv(rows, tag=""):
    path = os.path.join(HERE, f"bench_ascertainment{tag}.csv")
    with open(path, "w", newline="", encoding="utf-8") as fh:
        w = csv.DictWriter(fh, fieldnames=FIELDS, lineterminator="\n")
        w.writeheader()
        for row in rows:
            w.writerow({k: row.get(k, "") for k in FIELDS})
    print(f"\nwrote {path}")


def plot(rows, tag=""):
    plt = get_plt()
    if plt is None:
        return
    h2 = [r for r in rows if r["arm"] == "h2" and r["structure"] == "nuclear"]
    scale = [r for r in rows if r["arm"] == "scale"]
    if not h2:
        return
    fig, axes = plt.subplots(1, 2, figsize=(11, 4))
    ax = axes[0]
    names = [r["scheme"] for r in h2]
    bias = [r["bias"] for r in h2]
    err = [r["sd"] / max(np.sqrt(r["reps"]), 1) for r in h2]
    ax.barh(names, bias, xerr=err, color=["#4C72B0" if n == "population" else "#C44E52"
                                          for n in names])
    ax.axvline(0.0, color="k", lw=1)
    ax.set_xlabel("bias in fitted h²")
    ax.set_title("A. h² bias by ascertainment scheme")
    ax = axes[1]
    scale_schemes = sorted({r["scheme"] for r in scale})
    for scheme in scale_schemes:
        pts = sorted((r["n_fam"], r["bias"], r["sd"]) for r in scale
                     if r["scheme"] == scheme)
        n = [p[0] for p in pts]
        b = [p[1] for p in pts]
        s = [p[2] for p in pts]
        ax.errorbar(n, b, yerr=s, marker="o", label=scheme, capsize=3)
    ax.axhline(0.0, color="k", lw=1)
    ax.set_xscale("log")
    ax.set_xlabel("families analysed")
    ax.set_ylabel("bias in fitted h²")
    ax.set_title("D. does more data fix it?")
    if scale_schemes:            # --arms without "scale" leaves the panel empty
        ax.legend()
    fig.tight_layout()
    path = os.path.join(HERE, f"bench_ascertainment{tag}.png")
    fig.savefig(path, dpi=140)
    print(f"wrote {path}")


def main():
    p = argparse.ArgumentParser(description=__doc__.splitlines()[0])
    p.add_argument("--reps", type=int, default=5)
    p.add_argument("--n-fam", type=int, default=3_000)
    p.add_argument("--prev", type=float, default=0.05)
    p.add_argument("--h2", type=float, default=0.5)
    p.add_argument("--a2", type=float, default=0.4)
    p.add_argument("--c2", type=float, default=0.2)
    p.add_argument("--rg", type=float, default=0.5)
    p.add_argument("--rp", type=float, default=0.3)
    p.add_argument("--n-iter", type=int, default=800)
    p.add_argument("--burn-in", type=int, default=250)
    p.add_argument("--seed", type=int, default=20260814)
    p.add_argument("--scale-n", type=int, nargs="+",
                   default=[1000, 3_000, 10_000])
    p.add_argument("--scale-reps", type=int, default=3)
    p.add_argument("--converge-iters", type=int, nargs="+",
                   default=[250, 800, 2000])
    p.add_argument("--converge-starts", type=float, nargs="+",
                   default=[0.05, 0.5, 0.95])
    p.add_argument("--dose-targets", type=float, nargs="+",
                   default=[0.05, 0.075, 0.10, 0.15, 0.20])
    p.add_argument("--dose-n", type=int, default=2000)
    p.add_argument("--dose-reps", type=int, default=2)
    p.add_argument("--spec-reps", type=int, default=1)
    p.add_argument("--lee-schemes", nargs="+",
                   default=["population", "case_control", "enriched_20"],
                   choices=list(SCHEMES))
    p.add_argument("--structures", nargs="+", default=["nuclear", "sibship"],
                   choices=sorted(STRUCTURES))
    p.add_argument("--schemes", nargs="+", default=list(SCHEMES),
                   choices=list(SCHEMES))
    p.add_argument("--rg-schemes", nargs="+",
                   default=["population", "proband_case", "case_control"],
                   choices=list(SCHEMES))
    p.add_argument("--arms", nargs="+",
                   default=["h2", "ac", "rg", "scale", "converge", "mechanism",
                            "ipw", "dose", "specificity", "lee"],
                   choices=["h2", "ac", "rg", "scale", "converge", "mechanism",
                            "ipw", "dose", "specificity", "lee"])
    p.add_argument("--tag", default="",
                   help="suffix for the output filenames, so a supplementary "
                        "pass (e.g. --h2 0) does not overwrite the main grid")
    p.add_argument("--quick", action="store_true",
                   help="tiny grid for a smoke run")
    p.add_argument("--full", action="store_true",
                   help="campaign-scale grid (the pre-0.4.0 defaults: "
                        "10 reps x 10k families x 1500 iterations, scale to "
                        "40k families; hours of runtime)")
    args = p.parse_args()
    if not hasattr(args, "spec_grid"):
        args.spec_grid = [(500, 0.05), (1500, 0.10), (4000, 0.05),
                          (4000, 0.20), (10_000, 0.02), (10_000, 0.10)]

    if args.full:
        args.reps, args.n_fam, args.n_iter, args.burn_in = 10, 10_000, 1500, 500
        args.scale_n, args.scale_reps = [2500, 10_000, 40_000], 5
        args.converge_iters = [500, 1500, 4000]
        args.dose_targets = [0.05, 0.06, 0.075, 0.10, 0.125, 0.15, 0.20]
        args.dose_n, args.dose_reps, args.spec_reps = 4000, 3, 2

    if args.quick:
        args.reps, args.n_fam, args.n_iter, args.burn_in = 2, 800, 200, 60
        args.structures = ["nuclear"]
        args.scale_n, args.scale_reps = [400, 1600], 2
        args.converge_iters = [100, 300]
        args.dose_targets, args.dose_n, args.dose_reps = [0.05, 0.15], 400, 2
        args.spec_grid, args.spec_reps = [(400, 0.05)], 1
        args.converge_starts = [0.05, 0.95]

    t0 = time.time()
    rows = []
    if "h2" in args.arms:
        arm_h2(args, rows)
    if "ac" in args.arms:
        arm_ac(args, rows)
    if "rg" in args.arms:
        arm_rg(args, rows)
    if "scale" in args.arms:
        arm_scale(args, rows)
    if "converge" in args.arms:
        arm_converge(args, rows)
    if "mechanism" in args.arms:
        arm_mechanism(args, rows)
    if "ipw" in args.arms:
        arm_ipw(args, rows)
    if "dose" in args.arms:
        arm_dose(args, rows)
    if "specificity" in args.arms:
        arm_specificity(args, rows)
    if "lee" in args.arms:
        arm_lee(args, rows)
    write_csv(rows, args.tag)
    plot(rows, args.tag)
    print(f"total {time.time() - t0:.1f}s")


if __name__ == "__main__":
    main()
